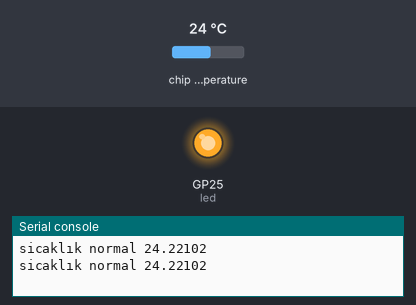
The program below on a simulated Raspberry Pi Pico running MicroPython. On the bench: output pins drawn as LEDs (lit = HIGH), the last lines printed to the serial console. Dashed ring = blinking. Inputs (shaded band) come from the test bench; at power-on: chip temperature 24 °C.

Above: at 1.2 s.
1.3 s: chip temperature set to 26 °C
At 2.8 s:
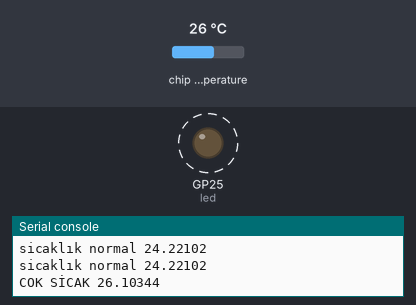
5.4 s: chip temperature set to 1 °C
At 6.5 s:
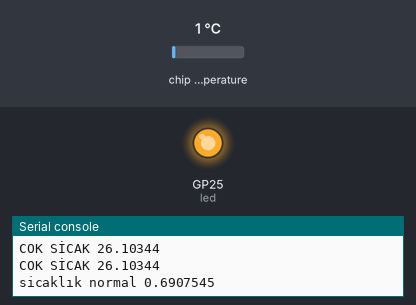
6.9 s: chip temperature set to 34 °C
At 10.3 s:
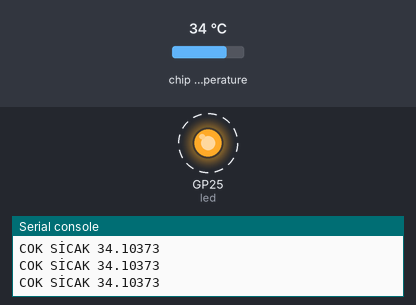
11.0 s: chip temperature set to 11 °C
At 11.7 s:
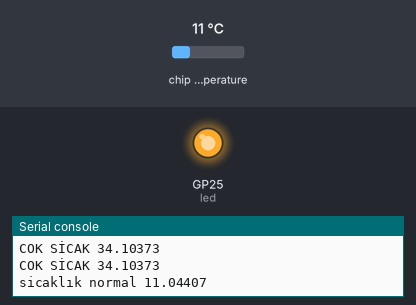
Timing chart, 0 to 13.5 s (numbered marks = the images above; inputs shaded):
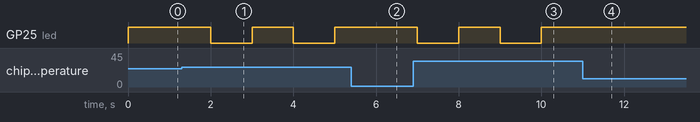

The program:

Sicaklik__lcme.py
```python
from machine import Pin, ADC
from time import sleep
led = Pin(25,Pin.OUT)
sensor_temp = ADC(4) # 4 numaralı pine baglı olan sıcaklık sensöründen gelen adc verisini tanımladığımız değere atadık
conversion_factor = 3.3 / (65535) # 3.3 v elektirği 5535 e böldük sıcaklık değerini anlamlı hala getirmek için

while True:
    reading = sensor_temp.read_u16() * conversion_factor # sensörden gelen veriyi dönüştürdük sıcaklığı C cinsiden ölçebilmek için
    temperature = 27 - (reading - 0.706)/0.001712 # bu denklem rp20 işlemcisinde özgü bir denklem
    if temperature > 25:
        led.toggle()
        print("COK SİCAK",temperature)
        sleep(1)
    else:
        led.value(1)
        print("sicaklık normal" , temperature)
        sleep(1)

    
```

Measured:
- the behaviour switches between 24 and 25 °C on chip temperature (found by bisection; images 0 and 1)
- after the input at 1.3 s, GP25 (led): alternates HIGH for 1.0 s and LOW for 1.0 s, starting after 0.70 s
- after the input at 5.4 s, GP25 (led): stays HIGH (without the input it goes to LOW after 0.60 s)
- after the input at 6.9 s, GP25 (led): alternates HIGH for 1.0 s and LOW for 1.0 s, starting after 0.10 s
- after the input at 11.0 s, GP25 (led): stays HIGH (without the input it goes to LOW after 0.00 s)
